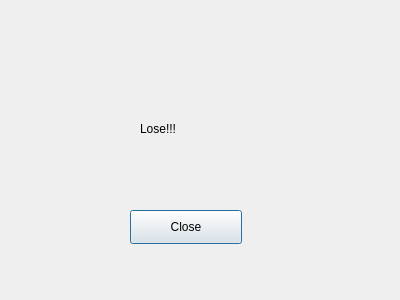
<?xml version="1.0" encoding="UTF-8"?>
<ui version="4.0">
 <class>Dlglose2</class>
 <widget class="QDialog" name="Dlglose2">
  <property name="geometry">
   <rect>
    <x>0</x>
    <y>0</y>
    <width>400</width>
    <height>300</height>
   </rect>
  </property>
  <property name="windowTitle">
   <string>Dialog</string>
  </property>
  <widget class="QPushButton" name="pushButton">
   <property name="geometry">
    <rect>
     <x>130</x>
     <y>210</y>
     <width>112</width>
     <height>34</height>
    </rect>
   </property>
   <property name="text">
    <string>Close</string>
   </property>
  </widget>
  <widget class="QLabel" name="label">
   <property name="geometry">
    <rect>
     <x>140</x>
     <y>120</y>
     <width>81</width>
     <height>18</height>
    </rect>
   </property>
   <property name="text">
    <string>Lose!!!</string>
   </property>
  </widget>
 </widget>
 <resources/>
 <connections/>
</ui>
